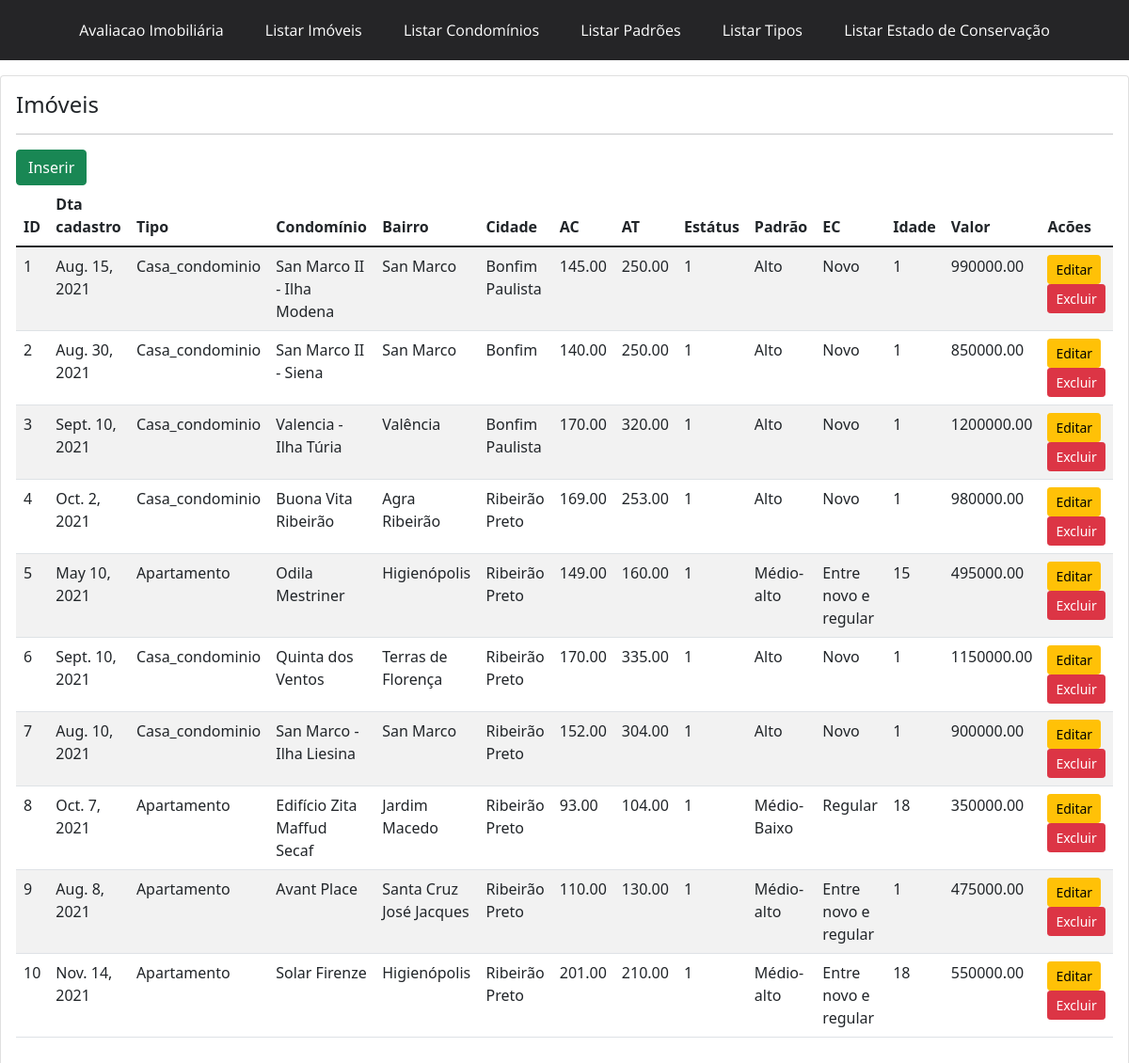
Page /imoveis/ on the earlier database version.
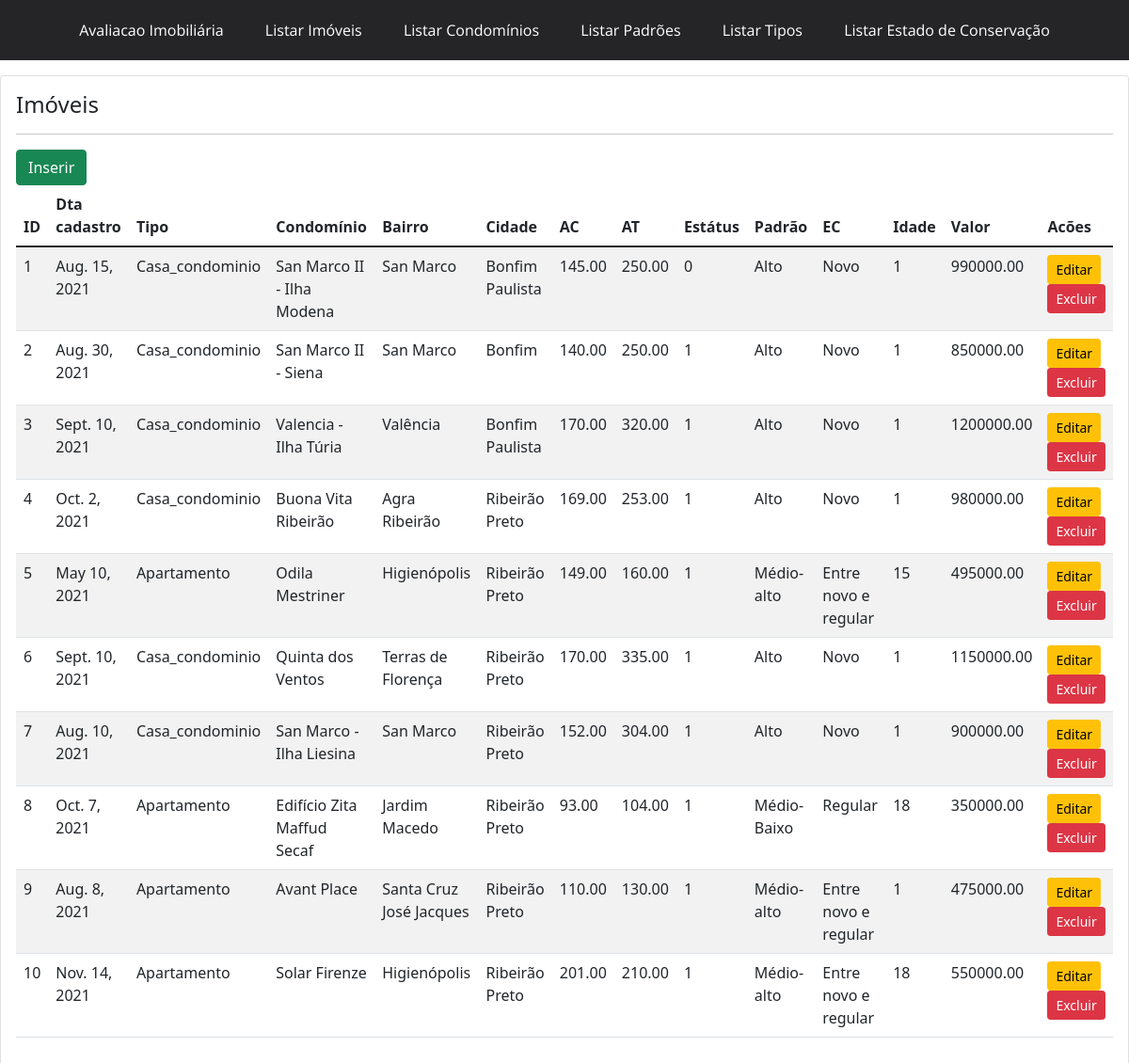
Same page on the later database version.
### portal/models.py (models this page shows, shortened)
class Imovel(models.Model):
    valordevenda = models.DecimalField(db_column='valorDeVenda', max_digits=10, decimal_places=2, blank=False, null=False, default=0, verbose_name='Valor de venda')  # Field name made lowercase.
    nomecondominio = models.ForeignKey(Nomecondominio, on_delete=models.CASCADE,  blank=True, null=True, verbose_name='Condominio')
    idade = models.IntegerField(blank=True)
    bairro = models.CharField(max_length=100, blank=True)
    cidade = models.CharField(max_length=200, blank=True)
    aconstruida = models.DecimalField(blank=False, null=False, default=0, max_digits=10, decimal_places=2,  verbose_name='Área Construída/Útil')
    atotal = models.DecimalField(blank=False, null=False, default=0, max_digits=10, decimal_places=2, verbose_name='Área Total')
    dtacadastro = models.DateField(db_column='dtaCadastro', blank=True, null=True, verbose_name='Data de cadastro')  # Field name made lowercase.
    status = models.CharField(max_length=1, choices=status_choices)
    padrao = models.ForeignKey(Padrao, on_delete=models.CASCADE, blank=True)
    estadoconser = models.ForeignKey(Estadoconser, on_delete=models.CASCADE, blank=True, verbose_name='Estado de Conservação')  # Field name made lowercase.
    tipo = models.ForeignKey(Tipo, on_delete=models.CASCADE, blank=True)
    corretor = models.ForeignKey(Corretor, on_delete=models.CASCADE, blank=True)
    vidautil = models.ForeignKey(Vidautil, on_delete=models.CASCADE, blank=True,  verbose_name='Vida Útil')  # Field name made lowercase.

class Tipo(models.Model):
    nome = models.CharField(max_length=100, blank=True, null=True)
    class Meta:
       ordering = ['nome']

class Nomecondominio(models.Model):
    nome = models.CharField(max_length=300)
    endereco = models.CharField(max_length=300, blank=True, null=True)
    cidade = models.CharField(max_length=100, blank=True, null=True)
    uf = models.CharField(db_column='UF', max_length=2, blank=True, null=True)  # Field name made lowercase.
    class Meta:
       ordering = ['nome']

class Padrao(models.Model):
    nome = models.CharField(max_length=100, blank=True, null=True)

class Estadoconser(models.Model):
    nome = models.CharField(max_length=100, blank=True, null=True)
    codigo = models.CharField(max_length=1, blank=True, null=True)

### portal/views.py (the view)
# urls.py: path('imoveis/', views.imovel, name='imoveis'),
def imovel(request):
    imoveis = Imovel.objects.all()
    context = {
        'imoveis': imoveis
    }
    return render(request, 'portal/imoveis.html', context)

### portal/templates/portal/imoveis.html
{% extends 'base.html' %}
{% block content %}
<div class = "card">
<div class="card-body">
 <h4> Imóveis </h4>
 <hr>
 <a class ="btn btn-success" href="{% url 'imovel_add' %}">Inserir</a>
    <table class = "table table-striped">
      <thead>
        <tr>
            <th>ID</th>
            <th>Dta cadastro</th>
            <th>Tipo</th>
            <th>Condomínio</th>
            <th>Bairro</th>
            <th>Cidade</th>
            <th>AC</th>
            <th>AT</th>
            <th>Estátus</th>
            <th>Padrão</th>
            <th>EC</th>
            <th>Idade</th>
            <th>Valor</th>
            <th>Acões</th>
        </tr>
      </thead>
      <tbody>
         {%  for imovel in imoveis %}
         <tr>
             <td>{{ imovel.id  }} </td>
             <td>{{ imovel.dtacadastro  }} </td>
             <td>{{ imovel.tipo.nome }}</td>
             <td>{{ imovel.nomecondominio.nome }} </td>
             <td>{{ imovel.bairro }}</td>
             <td>{{ imovel.cidade }} </td>
             <td>{{ imovel.aconstruida }} </td>
             <td>{{ imovel.atotal }} </td>
             <td>{{ imovel.status }} </td>
             <td>{{ imovel.padrao.nome }} </td>
             <td>{{ imovel.estadoconser.nome }} </td>
             <td>{{ imovel.idade }} </td>
             <td>{{ imovel.valordevenda }} </td>
             <td>
                 <a class ="btn btn-warning btn-sm" href="{% url 'editar' imovel.id %}">Editar</a>
                 <a class ="btn btn-danger btn-sm" href="{% url 'imovel_delete' imovel.id %}" onclick="return confirm ('Tem certeza que deseja excluir o imovel de id: {{ imovel.id }} ?  ')">Excluir</a>
             </td>
         </tr>
         {% endfor %}
      </tbody>
  </table>
</div>
</div>
{% endblock %}

Differences in the rows shown:
changed Imovel "Aug. 15, 2021": status "1" → "0"
